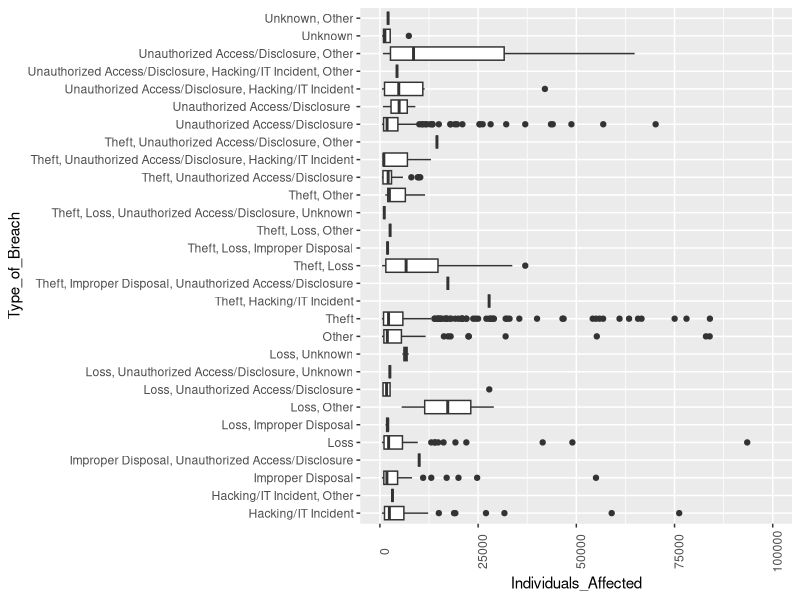

R code for this plot:
## ---- chunk 1
knitr::opts_chunk$set(echo = TRUE)
## ---- chunk 2
summary(cars)
## ---- chunk 3
library(tidyverse)
## ---- chunk 4
breach <- read.csv(file = 'Cyber Security Breaches.csv')
str(breach)
## ---- chunk 5
breach1 <- breach %>%
    group_by(Type_of_Breach) %>% summarize(mean_indiv_affected = mean(Individuals_Affected,na.rm=TRUE),med_indiv_affected = median(Individuals_Affected,na.rm=TRUE))
breach1
## ---- chunk 6
ggplot(data = breach, mapping = aes(x = Type_of_Breach, y = Individuals_Affected)) +
  geom_boxplot() +
  theme(axis.text.x = element_text(angle = 90)) +
  coord_flip() +
  ylim(0,100000)
